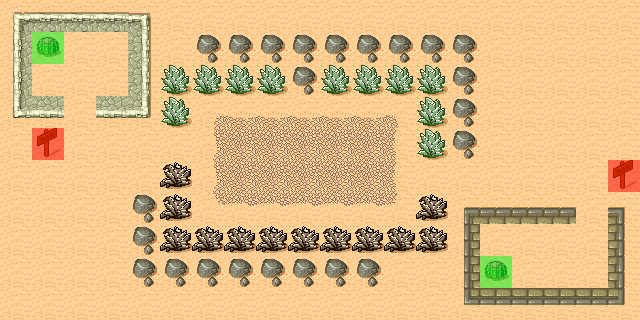

A 2D game scene composited from a Tiled map and its tileset images. What follows is a short description and the map's XML, with each tile layer's data collapsed to a summary:
An orthogonal 20x10 tile map with 32x32 px tiles, 3 tile layers (Background, Items, MetaInfo), 2 tilesets and 1 object (SpawnPoint).

<map version="1.0" tiledversion="1.0.3" orientation="orthogonal" renderorder="right-down" width="20" height="10" tilewidth="32" tileheight="32" nextobjectid="16">
 <tileset firstgid="1" source="TestDesert.tsx" />
 <tileset firstgid="49" source="Meta.tsx" />
 <layer name="Background" width="20" height="10">
  <data>[200 cells, 200 non-empty, 29 distinct tile ids]</data>
 </layer>
 <objectgroup name="Objects">
  <object id="4" name="SpawnPoint" x="80" y="176" />
 </objectgroup>
 <layer name="Items" width="20" height="10">
  <data>[200 cells, 4 non-empty, 2 distinct tile ids]</data>
 </layer>
 <layer name="MetaInfo" width="20" height="10">
  <data>[200 cells, 4 non-empty, 2 distinct tile ids]</data>
 </layer>
</map>
